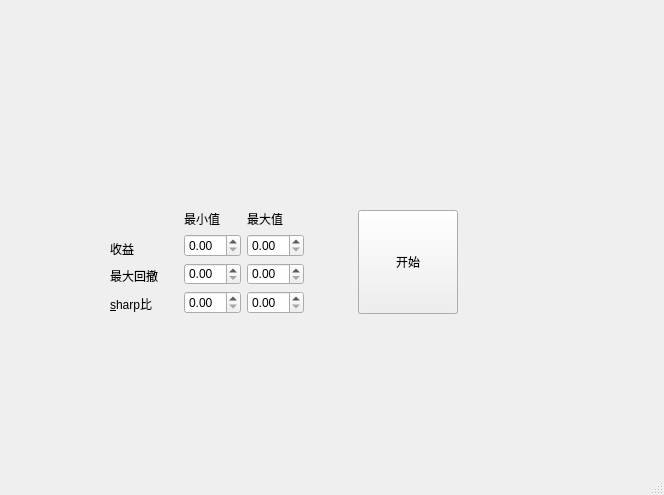
<?xml version="1.0" encoding="UTF-8"?>
<ui version="4.0">
 <class>MainWindow</class>
 <widget class="QMainWindow" name="MainWindow">
  <property name="geometry">
   <rect>
    <x>0</x>
    <y>0</y>
    <width>664</width>
    <height>495</height>
   </rect>
  </property>
  <property name="windowTitle">
   <string>MainWindow</string>
  </property>
  <widget class="QWidget" name="centralwidget">
   <widget class="QWidget" name="">
    <property name="geometry">
     <rect>
      <x>110</x>
      <y>210</y>
      <width>348</width>
      <height>104</height>
     </rect>
    </property>
    <layout class="QHBoxLayout" name="horizontalLayout">
     <item>
      <layout class="QVBoxLayout" name="verticalLayout">
       <item>
        <widget class="QLabel" name="label_6">
         <property name="text">
          <string/>
         </property>
        </widget>
       </item>
       <item>
        <widget class="QLabel" name="label">
         <property name="text">
          <string>收益</string>
         </property>
        </widget>
       </item>
       <item>
        <widget class="QLabel" name="label_2">
         <property name="text">
          <string>最大回撤</string>
         </property>
        </widget>
       </item>
       <item>
        <widget class="QLabel" name="label_3">
         <property name="text">
          <string>&amp;sharp比</string>
         </property>
         <property name="buddy">
          <cstring>doubleSpinBox_sharp_min</cstring>
         </property>
        </widget>
       </item>
      </layout>
     </item>
     <item>
      <spacer name="verticalSpacer">
       <property name="orientation">
        <enum>Qt::Vertical</enum>
       </property>
       <property name="sizeHint" stdset="0">
        <size>
         <width>20</width>
         <height>40</height>
        </size>
       </property>
      </spacer>
     </item>
     <item>
      <layout class="QGridLayout" name="gridLayout">
       <item row="0" column="0">
        <widget class="QLabel" name="label_4">
         <property name="text">
          <string>最小值</string>
         </property>
        </widget>
       </item>
       <item row="0" column="1">
        <widget class="QLabel" name="label_5">
         <property name="text">
          <string>最大值</string>
         </property>
        </widget>
       </item>
       <item row="1" column="0">
        <widget class="QDoubleSpinBox" name="doubleSpinBox_returns_min"/>
       </item>
       <item row="1" column="1">
        <widget class="QDoubleSpinBox" name="doubleSpinBox_returns_max"/>
       </item>
       <item row="2" column="0">
        <widget class="QDoubleSpinBox" name="doubleSpinBox_maxdrawdown_min"/>
       </item>
       <item row="2" column="1">
        <widget class="QDoubleSpinBox" name="doubleSpinBox_maxdrawdown_max"/>
       </item>
       <item row="3" column="0">
        <widget class="QDoubleSpinBox" name="doubleSpinBox_sharp_min"/>
       </item>
       <item row="3" column="1">
        <widget class="QDoubleSpinBox" name="doubleSpinBox_sharp_max"/>
       </item>
      </layout>
     </item>
     <item>
      <spacer name="horizontalSpacer">
       <property name="orientation">
        <enum>Qt::Horizontal</enum>
       </property>
       <property name="sizeHint" stdset="0">
        <size>
         <width>40</width>
         <height>20</height>
        </size>
       </property>
      </spacer>
     </item>
     <item>
      <widget class="QPushButton" name="pushButton">
       <property name="minimumSize">
        <size>
         <width>100</width>
         <height>100</height>
        </size>
       </property>
       <property name="maximumSize">
        <size>
         <width>300</width>
         <height>300</height>
        </size>
       </property>
       <property name="text">
        <string>开始</string>
       </property>
      </widget>
     </item>
    </layout>
   </widget>
  </widget>
  <widget class="QMenuBar" name="menubar">
   <property name="geometry">
    <rect>
     <x>0</x>
     <y>0</y>
     <width>664</width>
     <height>21</height>
    </rect>
   </property>
  </widget>
  <widget class="QStatusBar" name="statusbar"/>
 </widget>
 <resources/>
 <connections/>
</ui>
